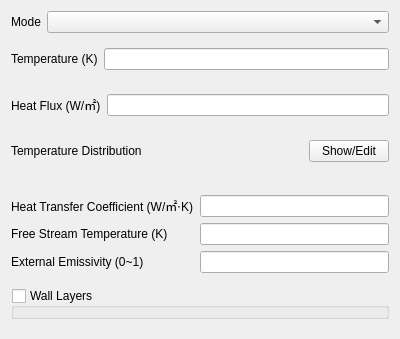
<?xml version="1.0" encoding="UTF-8"?>
<ui version="4.0">
 <class>WallHeatTransferContent</class>
 <widget class="QWidget" name="WallHeatTransferContent">
  <property name="geometry">
   <rect>
    <x>0</x>
    <y>0</y>
    <width>400</width>
    <height>322</height>
   </rect>
  </property>
  <property name="windowTitle">
   <string>Form</string>
  </property>
  <layout class="QVBoxLayout" name="verticalLayout">
   <item>
    <widget class="QWidget" name="widget" native="true">
     <layout class="QFormLayout" name="formLayout_10">
      <property name="leftMargin">
       <number>0</number>
      </property>
      <property name="topMargin">
       <number>0</number>
      </property>
      <property name="rightMargin">
       <number>0</number>
      </property>
      <property name="bottomMargin">
       <number>0</number>
      </property>
      <item row="0" column="0">
       <widget class="QLabel" name="label_13">
        <property name="text">
         <string>Mode</string>
        </property>
       </widget>
      </item>
      <item row="0" column="1">
       <widget class="PythonComboBox" name="mode"/>
      </item>
     </layout>
    </widget>
   </item>
   <item>
    <widget class="QWidget" name="constantTemperature" native="true">
     <layout class="QFormLayout" name="formLayout_11">
      <property name="leftMargin">
       <number>0</number>
      </property>
      <property name="rightMargin">
       <number>0</number>
      </property>
      <item row="0" column="0">
       <widget class="QLabel" name="label">
        <property name="text">
         <string>Temperature (K)</string>
        </property>
       </widget>
      </item>
      <item row="0" column="1">
       <widget class="PFloatLineEdit" name="temperature">
        <property name="sizePolicy">
         <sizepolicy hsizetype="Expanding" vsizetype="Fixed">
          <horstretch>0</horstretch>
          <verstretch>0</verstretch>
         </sizepolicy>
        </property>
       </widget>
      </item>
     </layout>
    </widget>
   </item>
   <item>
    <widget class="QWidget" name="constantHeatFlux" native="true">
     <layout class="QFormLayout" name="formLayout_12">
      <property name="leftMargin">
       <number>0</number>
      </property>
      <property name="rightMargin">
       <number>0</number>
      </property>
      <item row="0" column="0">
       <widget class="QLabel" name="label_2">
        <property name="text">
         <string>Heat Flux (W/㎡)</string>
        </property>
       </widget>
      </item>
      <item row="0" column="1">
       <widget class="PFloatLineEdit" name="heatFlux">
        <property name="sizePolicy">
         <sizepolicy hsizetype="Expanding" vsizetype="Fixed">
          <horstretch>0</horstretch>
          <verstretch>0</verstretch>
         </sizepolicy>
        </property>
       </widget>
      </item>
     </layout>
    </widget>
   </item>
   <item>
    <widget class="QWidget" name="temperatureDistribution" native="true">
     <layout class="QHBoxLayout" name="horizontalLayout">
      <property name="leftMargin">
       <number>0</number>
      </property>
      <property name="rightMargin">
       <number>0</number>
      </property>
      <item>
       <widget class="QLabel" name="label_6">
        <property name="text">
         <string>Temperature Distribution</string>
        </property>
       </widget>
      </item>
      <item>
       <spacer name="horizontalSpacer">
        <property name="orientation">
         <enum>Qt::Horizontal</enum>
        </property>
        <property name="sizeHint" stdset="0">
         <size>
          <width>160</width>
          <height>20</height>
         </size>
        </property>
       </spacer>
      </item>
      <item>
       <widget class="QPushButton" name="editTemperatureDistribution">
        <property name="text">
         <string>Show/Edit</string>
        </property>
       </widget>
      </item>
     </layout>
    </widget>
   </item>
   <item>
    <widget class="QWidget" name="convection" native="true">
     <layout class="QVBoxLayout" name="verticalLayout_7">
      <property name="leftMargin">
       <number>0</number>
      </property>
      <property name="rightMargin">
       <number>0</number>
      </property>
      <item>
       <widget class="QWidget" name="widget_5" native="true">
        <layout class="QFormLayout" name="formLayout_13">
         <property name="leftMargin">
          <number>0</number>
         </property>
         <property name="rightMargin">
          <number>0</number>
         </property>
         <item row="0" column="0">
          <widget class="QLabel" name="label_3">
           <property name="text">
            <string>Heat Transfer Coefficient (W/㎡⋅K)</string>
           </property>
          </widget>
         </item>
         <item row="0" column="1">
          <widget class="PFloatLineEdit" name="heatTransferCoefficient">
           <property name="sizePolicy">
            <sizepolicy hsizetype="Expanding" vsizetype="Fixed">
             <horstretch>0</horstretch>
             <verstretch>0</verstretch>
            </sizepolicy>
           </property>
          </widget>
         </item>
         <item row="1" column="0">
          <widget class="QLabel" name="label_4">
           <property name="text">
            <string>Free Stream Temperature (K)</string>
           </property>
          </widget>
         </item>
         <item row="1" column="1">
          <widget class="PFloatLineEdit" name="freeStreamTemperature">
           <property name="sizePolicy">
            <sizepolicy hsizetype="Expanding" vsizetype="Fixed">
             <horstretch>0</horstretch>
             <verstretch>0</verstretch>
            </sizepolicy>
           </property>
          </widget>
         </item>
         <item row="2" column="0">
          <widget class="QLabel" name="label_5">
           <property name="text">
            <string>External Emissivity (0~1)</string>
           </property>
          </widget>
         </item>
         <item row="2" column="1">
          <widget class="PFloatLineEdit" name="externalEmissivity">
           <property name="sizePolicy">
            <sizepolicy hsizetype="Expanding" vsizetype="Fixed">
             <horstretch>0</horstretch>
             <verstretch>0</verstretch>
            </sizepolicy>
           </property>
          </widget>
         </item>
        </layout>
       </widget>
      </item>
      <item>
       <widget class="WallLayersBox" name="wallLayers">
        <property name="title">
         <string>Wall Layers</string>
        </property>
        <property name="checkable">
         <bool>true</bool>
        </property>
        <property name="checked">
         <bool>false</bool>
        </property>
       </widget>
      </item>
     </layout>
    </widget>
   </item>
  </layout>
 </widget>
 <customwidgets>
  <customwidget>
   <class>PFloatLineEdit</class>
   <extends>QLineEdit</extends>
   <header>widgets.pfloat_line_edit</header>
  </customwidget>
  <customwidget>
   <class>PythonComboBox</class>
   <extends>QComboBox</extends>
   <header location="global">widgets.python_combo_box</header>
  </customwidget>
  <customwidget>
   <class>WallLayersBox</class>
   <extends>QGroupBox</extends>
   <header>baramFlow.view.setup.boundary_conditions.wall_layers_widget</header>
   <container>1</container>
  </customwidget>
 </customwidgets>
 <resources>
  <include location="../../../../resource.qrc"/>
 </resources>
 <connections/>
</ui>
